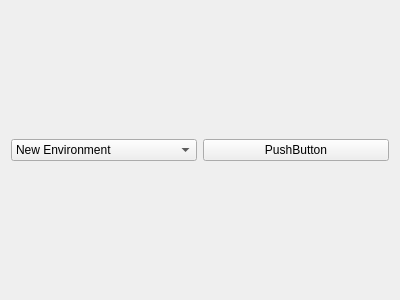
<?xml version="1.0" encoding="UTF-8"?>
<ui version="4.0">
 <class>environmentForm</class>
 <widget class="QWidget" name="environmentForm">
  <property name="geometry">
   <rect>
    <x>0</x>
    <y>0</y>
    <width>400</width>
    <height>300</height>
   </rect>
  </property>
  <property name="windowTitle">
   <string>Form</string>
  </property>
  <layout class="QHBoxLayout" name="horizontalLayout">
   <item>
    <widget class="QComboBox" name="environmentCombo">
     <item>
      <property name="text">
       <string>New Environment</string>
      </property>
     </item>
    </widget>
   </item>
   <item>
    <widget class="QPushButton" name="environmentEdit">
     <property name="text">
      <string>PushButton</string>
     </property>
    </widget>
   </item>
  </layout>
 </widget>
 <resources/>
 <connections/>
</ui>
